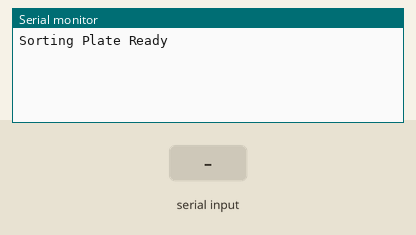
A sketch run on a simulated Arduino Mega 2560, built with avr-gcc and run on an emulated ATmega2560. Shown: the last lines printed to the serial monitor. Inputs (shaded band) come from the test bench.

Above: at 1.2 s.
1.3 s: "p90\n" received over Serial
At 2.3 s:
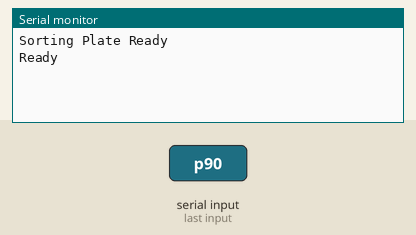
2.8 s: byte 32 (' ') received over Serial
At 3.5 s:
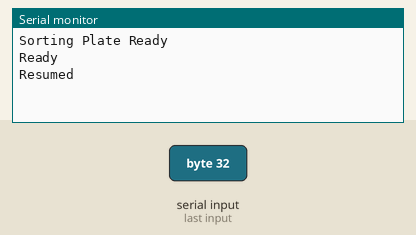
4.3 s: "r90\n" received over Serial
At 4.6 s:
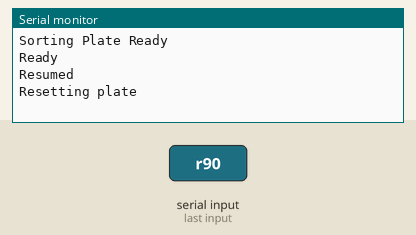
5.8 s: "j,45\n" received over Serial
At 7.0 s:
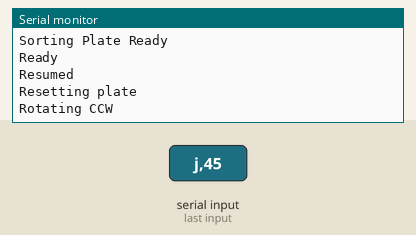
7.3 s: byte 32 (' ') received over Serial
At 8.1 s:
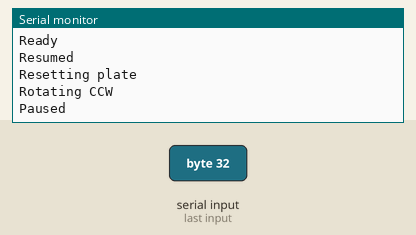

Measured:
- after the input at 1.3 s, the serial monitor: prints a new line at once (image 1)
- after the input at 2.8 s, the serial monitor: prints a new line at once (image 2)
- after the input at 4.3 s, the serial monitor: prints a new line at once (image 3)
- after the input at 5.8 s, the serial monitor: prints a new line at once (image 4)
- after the input at 7.3 s, the serial monitor: prints a new line at once (image 5)

The sketch:

sketch.ino
```cpp
#include <Adafruit_MotorShield.h>
#include <SortingPlate.h>

SortingPlate* test_plate;
bool paused;

void setup() {
  Adafruit_MotorShield AFMS(0x62);
  AFMS.begin();
  test_plate = new SortingPlate(AFMS.getStepper(200, 2));
  Serial.begin(9600);
  Serial.println("Sorting Plate Ready");
  paused = true;
}

void parseCommand(char c) {
  String s;
  switch(c) {
    case 'p':
      Serial.println(test_plate->ready()?"Ready":"Not ready");
      break;
    case 'r':
      Serial.println("Resetting plate");
      test_plate->reset();
      break;
    case 'j':
      while(!Serial.available());
      c = Serial.read();
      s = c;
      Serial.println("Rotating CCW");
      test_plate->rotateCCW(static_cast<unsigned int>(s.toInt()));
      break;
    case 'k':
      Serial.println("Rotating CW");
      test_plate->rotateCW();
      break;
    case ' ':
      paused = !paused;
      Serial.println(paused?"Paused":"Resumed");
      break;
    default:
      break;
  }
}

void loop() {
  if(Serial.available()) parseCommand(Serial.read());
  if(!paused) test_plate->continueMoving();
}
```
